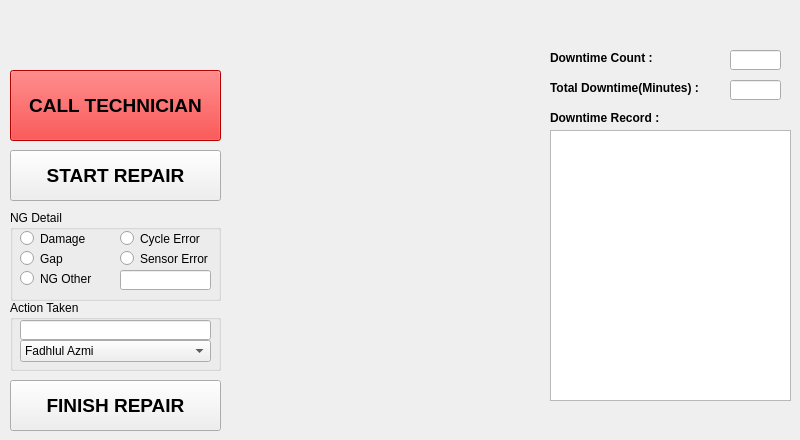
    <widget class="QWidget" name="tab_12">
     <attribute name="title">
      <string>Wire Clamp 06</string>
     </attribute>
     <widget class="QLabel" name="label_18">
      <property name="geometry">
       <rect>
        <x>-50</x>
        <y>-60</y>
        <width>271</width>
        <height>191</height>
       </rect>
      </property>
      <property name="styleSheet">
       <string notr="true">image: url(:/newPrefix/Logo siix.png);</string>
      </property>
      <property name="text">
       <string/>
      </property>
     </widget>
     <widget class="QLineEdit" name="lineEdit_48">
      <property name="geometry">
       <rect>
        <x>730</x>
        <y>80</y>
        <width>51</width>
        <height>20</height>
       </rect>
      </property>
     </widget>
     <widget class="QPushButton" name="pushButton_34">
      <property name="geometry">
       <rect>
        <x>10</x>
        <y>70</y>
        <width>211</width>
        <height>71</height>
       </rect>
      </property>
      <property name="font">
       <font>
        <pointsize>14</pointsize>
        <weight>75</weight>
        <bold>true</bold>
       </font>
      </property>
      <property name="styleSheet">
       <string notr="true">background-color: rgb(255, 0, 0);</string>
      </property>
      <property name="text">
       <string>CALL TECHNICIAN</string>
      </property>
     </widget>
     <widget class="QLineEdit" name="lineEdit_49">
      <property name="geometry">
       <rect>
        <x>730</x>
        <y>50</y>
        <width>51</width>
        <height>20</height>
       </rect>
      </property>
     </widget>
     <widget class="QLabel" name="label_52">
      <property name="geometry">
       <rect>
        <x>550</x>
        <y>110</y>
        <width>111</width>
        <height>16</height>
       </rect>
      </property>
      <property name="font">
       <font>
        <weight>75</weight>
        <bold>true</bold>
       </font>
      </property>
      <property name="text">
       <string>Downtime Record :</string>
      </property>
     </widget>
     <widget class="QPushButton" name="pushButton_35">
      <property name="geometry">
       <rect>
        <x>10</x>
        <y>150</y>
        <width>211</width>
        <height>51</height>
       </rect>
      </property>
      <property name="font">
       <font>
        <pointsize>14</pointsize>
        <weight>75</weight>
        <bold>true</bold>
       </font>
      </property>
      <property name="styleSheet">
       <string notr="true"/>
      </property>
      <property name="text">
       <string>START REPAIR</string>
      </property>
     </widget>
     <widget class="QTableWidget" name="tableWidget_12">
      <property name="geometry">
       <rect>
        <x>550</x>
        <y>130</y>
        <width>241</width>
        <height>271</height>
       </rect>
      </property>
     </widget>
     <widget class="QGroupBox" name="groupBox_23">
      <property name="geometry">
       <rect>
        <x>10</x>
        <y>300</y>
        <width>211</width>
        <height>71</height>
       </rect>
      </property>
      <property name="title">
       <string>Action Taken</string>
      </property>
      <widget class="QLineEdit" name="lineEdit_50">
       <property name="geometry">
        <rect>
         <x>10</x>
         <y>20</y>
         <width>191</width>
         <height>20</height>
        </rect>
       </property>
      </widget>
      <widget class="QComboBox" name="comboBox_13">
       <property name="geometry">
        <rect>
         <x>10</x>
         <y>40</y>
         <width>191</width>
         <height>22</height>
        </rect>
       </property>
       <item>
        <property name="text">
         <string>Fadhlul Azmi</string>
        </property>
       </item>
       <item>
        <property name="text">
         <string>Gusti Amasta</string>
        </property>
       </item>
       <item>
        <property name="text">
         <string>Eko Prasetyo</string>
        </property>
       </item>
       <item>
        <property name="text">
         <string>Dwi Anggara Putra</string>
        </property>
       </item>
       <item>
        <property name="text">
         <string>Agil Bayu Trisna</string>
        </property>
       </item>
       <item>
        <property name="text">
         <string>Andrey Karona Sitepu</string>
        </property>
       </item>
      </widget>
     </widget>
     <widget class="QPushButton" name="pushButton_36">
      <property name="geometry">
       <rect>
        <x>10</x>
        <y>380</y>
        <width>211</width>
        <height>51</height>
       </rect>
      </property>
      <property name="font">
       <font>
        <pointsize>14</pointsize>
        <weight>75</weight>
        <bold>true</bold>
       </font>
      </property>
      <property name="text">
       <string>FINISH REPAIR</string>
      </property>
     </widget>
     <widget class="QLabel" name="label_53">
      <property name="geometry">
       <rect>
        <x>550</x>
        <y>80</y>
        <width>151</width>
        <height>16</height>
       </rect>
      </property>
      <property name="font">
       <font>
        <weight>75</weight>
        <bold>true</bold>
       </font>
      </property>
      <property name="text">
       <string>Total Downtime(Minutes) :</string>
      </property>
     </widget>
     <widget class="QGroupBox" name="groupBox_24">
      <property name="geometry">
       <rect>
        <x>10</x>
        <y>210</y>
        <width>211</width>
        <height>91</height>
       </rect>
      </property>
      <property name="title">
       <string>NG Detail</string>
      </property>
      <widget class="QRadioButton" name="radioButton_66">
       <property name="geometry">
        <rect>
         <x>10</x>
         <y>20</y>
         <width>82</width>
         <height>17</height>
        </rect>
       </property>
       <property name="text">
        <string>Damage</string>
       </property>
      </widget>
      <widget class="QRadioButton" name="radioButton_67">
       <property name="geometry">
        <rect>
         <x>10</x>
         <y>40</y>
         <width>82</width>
         <height>17</height>
        </rect>
       </property>
       <property name="text">
        <string>Gap</string>
       </property>
      </widget>
      <widget class="QRadioButton" name="radioButton_68">
       <property name="geometry">
        <rect>
         <x>10</x>
         <y>60</y>
         <width>82</width>
         <height>17</height>
        </rect>
       </property>
       <property name="text">
        <string>NG Other</string>
       </property>
      </widget>
      <widget class="QRadioButton" name="radioButton_69">
       <property name="geometry">
        <rect>
         <x>110</x>
         <y>20</y>
         <width>82</width>
         <height>17</height>
        </rect>
       </property>
       <property name="text">
        <string>Cycle Error</string>
       </property>
      </widget>
      <widget class="QRadioButton" name="radioButton_70">
       <property name="geometry">
        <rect>
         <x>110</x>
         <y>40</y>
         <width>91</width>
         <height>17</height>
        </rect>
       </property>
       <property name="text">
        <string>Sensor Error</string>
       </property>
      </widget>
      <widget class="QLineEdit" name="lineEdit_51">
       <property name="geometry">
        <rect>
         <x>110</x>
         <y>60</y>
         <width>91</width>
         <height>20</height>
        </rect>
       </property>
      </widget>
     </widget>
     <widget class="QLabel" name="label_54">
      <property name="geometry">
       <rect>
        <x>550</x>
        <y>50</y>
        <width>111</width>
        <height>16</height>
       </rect>
      </property>
      <property name="font">
       <font>
        <weight>75</weight>
        <bold>true</bold>
       </font>
      </property>
      <property name="text">
       <string>Downtime Count :</string>
      </property>
     </widget>
    </widget>
